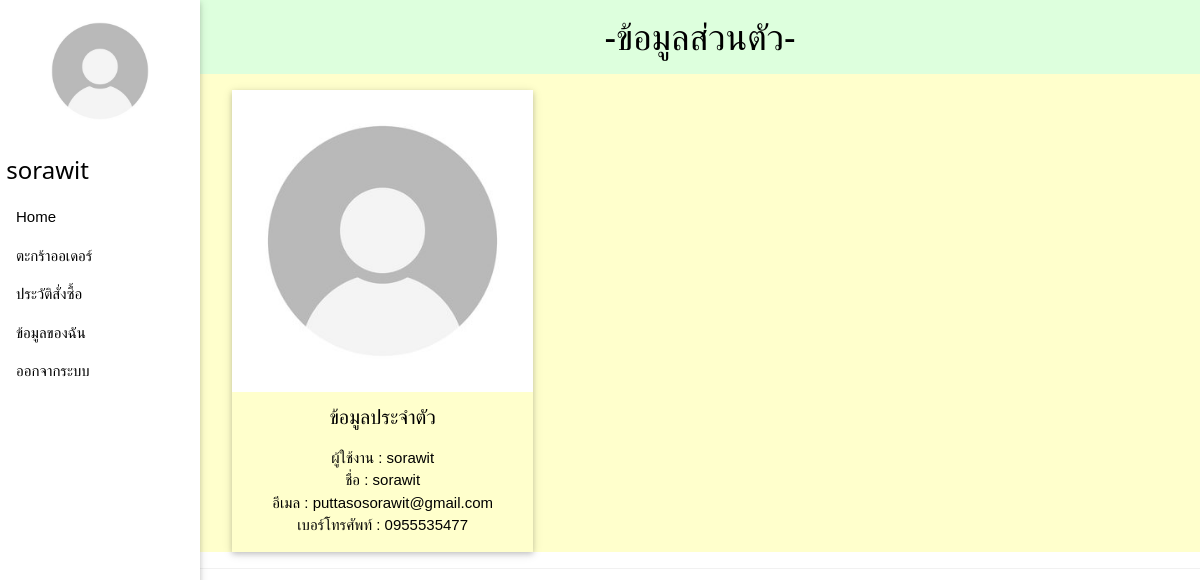
Page /about_user.php (signed in) on the committed database.
### tables this page shows
CREATE TABLE `users` (
  `UID` int(11) NOT NULL,
  `Email` varchar(200) NOT NULL,
  `Password` varchar(200) NOT NULL,
  `Username` varchar(100) NOT NULL,
  `Full_Name` varchar(200) NOT NULL,
  `Phone_Number` varchar(20) NOT NULL,
  `Profile_Picture` text NOT NULL,
  `isRole` int(11) NOT NULL
);

### about_user.php (the view, shortened to what this page needs)
<?php session_start();
include('config.php');
  $ID = $_SESSION['ID'];
  $name = $_SESSION['username'];
  $sql = "SELECT * FROM users WHERE UID = $ID";
    $result = $db->query($sql);
?>
<!DOCTYPE html>
<html>
<head>
	<link rel="stylesheet" href="https://cdnjs.cloudflare.com/ajax/libs/font-awesome/4.7.0/css/font-awesome.min.css">
	<link rel="stylesheet" href="css/w3.css">
</head>
<body>
	<div class="w3-sidebar w3-bar-block w3-collapse w3-card w3-animate-left" style="width:200px;" id="mySidebar">
	  <?php while($row = $result->fetch_assoc()): ?>
	  <div class="w3-padding w3-center">
    <img class="w3-circle" src="img/<?php echo $row['Profile_Picture']; ?>" alt="avatar" style="width:75%">
  	</div>
	  <h3>&nbsp;<?php echo $name; ?></h3>
	  <a href="main_user.php" class="w3-bar-item w3-button">Home</a>
	  <a href="cart.php" class="w3-bar-item w3-button">ตะกร้าออเดอร์</a>
	  <a href="history_user.php" class="w3-bar-item w3-button">ประวัติสั่งซื้อ</a>
	  <a href="about_user.php" class="w3-bar-item w3-button">ข้อมูลของฉัน</a>
	  <a href="logout.php" class="w3-bar-item w3-button">ออกจากระบบ</a>
	</div>
	<div class="w3-main w3-pale-yellow" style="margin-left: 200px;">
		<div class="w3-light-grey">
			<div class="w3-pale-green w3-container" style="text-align: center;">
			  	<h1>-ข้อมูลส่วนตัว-</h1>
			</div>
		</div>
		<div class="w3-container">
			<div class="w3-row-padding w3-margin-top" style="text-align: center;">
				<div class="w3-third">
					<div class="w3-card">
						<img src="img/<?php echo $row['Profile_Picture']; ?>" style="width:100%" onclick="document.getElementById('img01').style.display='block';">
						<div class="w3-container">
							<h4>ข้อมูลประจำตัว</h4>
							<p>
								ผู้ใช้งาน : <?php echo $row['Username']; ?><br>
								ชื่อ : <?php echo $row['Full_Name'];?><br>
								อีเมล : <?php echo $row['Email'];?><br>
								เบอร์โทรศัพท์ : <?php echo $row['Phone_Number'];?>
							</p>
						</div>
					</div>
				</div>
			</div>
    </div>
<?php endwhile ?>
	</div>
</body>
</html>

### css/w3.css (style rules this page uses)
*,*:before,*:after { box-sizing:inherit }
html { -ms-text-size-adjust:100%;-webkit-text-size-adjust:100% }
body { margin:0 }
a { background-color:transparent }
img { border-style:none }
html,body { font-family:Verdana,sans-serif;font-size:15px;line-height:1.5 }
html { overflow-x:hidden }
h1 { font-size:36px }
h3 { font-size:24px }
h4 { font-size:20px }
h1,h2,h3,h4,h5,h6 { font-family:"Segoe UI",Arial,sans-serif;font-weight:400;margin:10px 0 }
img { vertical-align:middle }
a { color:inherit }
.w3-btn,.w3-button { border:none;display:inline-block;padding:8px 16px;vertical-align:middle;overflow:hidden;text-decoration:none;color:inherit;background-color:inherit;text-align:center;cursor:pointer;white-space:nowrap }
.w3-btn,.w3-button { -webkit-touch-callout:none;-webkit-user-select:none;-khtml-user-select:none;-moz-user-select:none;-ms-user-select:none;user-select:none }
.w3-sidebar { height:100%;width:200px;background-color:#fff;position:fixed!important;z-index:1;overflow:auto }
.w3-main,#main { transition:margin-left .4s }
.w3-bar-block .w3-bar-item { width:100%;display:block;padding:8px 16px;text-align:left;border:none;white-space:normal;float:none;outline:0 }
.w3-container:after,.w3-container:before,.w3-panel:after,.w3-panel:before,.w3-row:after,.w3-row:before,.w3-row-padding:after,.w3-row-padding:before, .w3-cell-row:before,.w3-cell-row:after,.w3-clear:after,.w3-clear:before,.w3-bar:before,.w3-bar:after { content:"";display:table;clear:both }
.w3-col,.w3-half,.w3-third,.w3-twothird,.w3-threequarter,.w3-quarter { float:left;width:100% }
@media (min-width:601px) { .w3-col.m4,.w3-third { width:33.33333% } }
@media (min-width:993px) { .w3-sidebar.w3-collapse { display:block!important } }
.w3-circle { border-radius:50% }
.w3-row-padding,.w3-row-padding>.w3-half,.w3-row-padding>.w3-third,.w3-row-padding>.w3-twothird,.w3-row-padding>.w3-threequarter,.w3-row-padding>.w3-quarter,.w3-row-padding>.w3-col { padding:0 8px }
.w3-container,.w3-panel { padding:0.01em 16px }
.w3-card,.w3-card-2 { box-shadow:0 2px 5px 0 rgba(0,0,0,0.16),0 2px 10px 0 rgba(0,0,0,0.12) }
.w3-animate-left { position:relative;animation:animateleft 0.4s }
.w3-center { text-align:center!important }
.w3-margin-top { margin-top:16px!important }
.w3-padding { padding:8px 16px!important }
.w3-light-grey,.w3-hover-light-grey:hover,.w3-light-gray,.w3-hover-light-gray:hover { color:#000!important;background-color:#f1f1f1!important }
.w3-pale-green,.w3-hover-pale-green:hover { color:#000!important;background-color:#ddffdd!important }
.w3-pale-yellow,.w3-hover-pale-yellow:hover { color:#000!important;background-color:#ffffcc!important }

### rows in the picture
users: Profile_Picture (placeholder picture), Username "sorawit", Full_Name "sorawit", Email "puttasosorawit@gmail.com", Phone_Number "0955535477"
